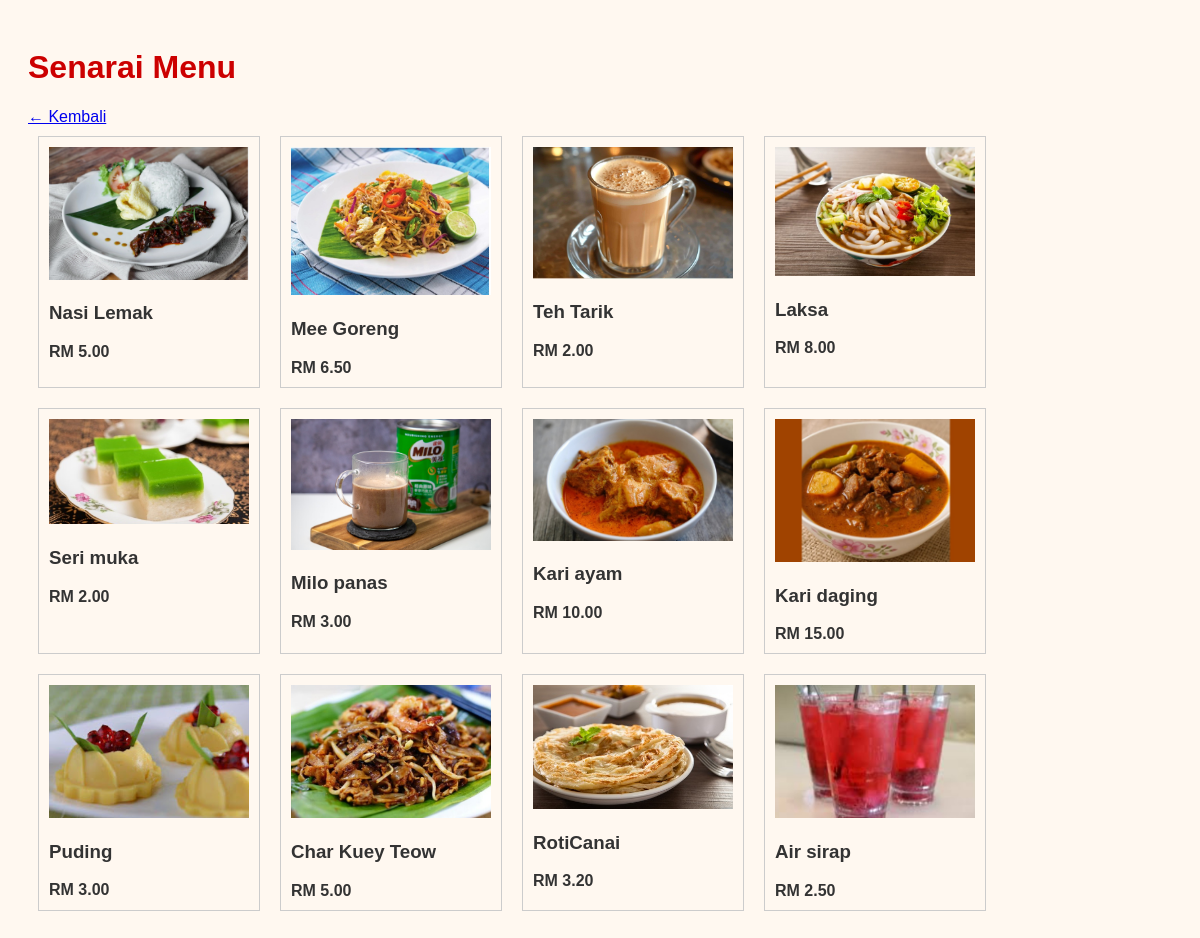
Screenshot of /restoran_maya/menu.php (signed in) with the database file from the repository.
### tables this page shows
CREATE TABLE `menu` (
  `id` int(11) NOT NULL,
  `nama` varchar(100) NOT NULL,
  `kategori` varchar(100) DEFAULT NULL,
  `keterangan` text DEFAULT NULL,
  `harga` decimal(10,2) DEFAULT NULL,
  `imej` varchar(255) DEFAULT NULL
);

### restoran_maya/menu.php (the view, shortened to what this page needs)
<?php
include 'db.php';
$result = mysqli_query($conn, "SELECT * FROM menu");
?>
<!DOCTYPE html>
<html lang="ms">
<head>
  <link rel="stylesheet" href="style.css">
</head>
<body>
  <h1>Senarai Menu</h1>
  <a href="index.html">← Kembali</a>
  <div style="display: flex; flex-wrap: wrap;">
    <?php while ($row = mysqli_fetch_assoc($result)) { ?>
      <div style="border: 1px solid #ccc; padding: 10px; margin: 10px; width: 200px;">
        <img src="assets/<?php echo $row['imej']; ?>" width="100%" alt="">
        <h3><?php echo $row['nama']; ?></h3>
        <strong>RM <?php echo number_format($row['harga'], 2); ?></strong>
      </div>
    <?php } ?>
  </div>
</body>
</html>

### restoran_maya/style.css (style rules this page uses)
body { font-family: Arial, sans-serif; padding: 20px; background-color: #fff8f0; color: #333; }
h1 { color: #cc0000; }

### rows the page displays
menu: imej (picture), nama "Nasi Lemak", harga "5.00"
menu: imej (picture), nama "Mee Goreng", harga "6.50"
menu: imej (picture), nama "Teh Tarik", harga "2.00"
menu: imej (picture), nama "Laksa", harga "8.00"
menu: imej (picture), nama "Seri muka", harga "2.00"
menu: imej (picture), nama "Milo panas", harga "3.00"
menu: imej (picture), nama "Kari ayam", harga "10.00"
menu: imej (picture), nama "Kari daging", harga "15.00"
menu: imej (picture), nama "Puding", harga "3.00"
menu: imej (picture), nama "Char Kuey Teow", harga "5.00"
menu: imej (picture), nama "RotiCanai", harga "3.20"
menu: imej (picture), nama "Air sirap", harga "2.50"
